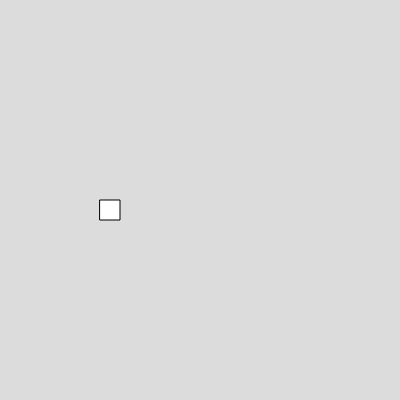
Frame 1 (no input)
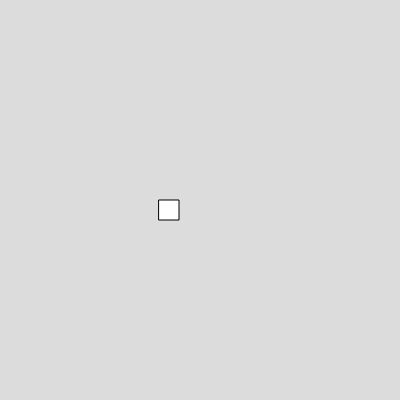
Frame 60 (no input)
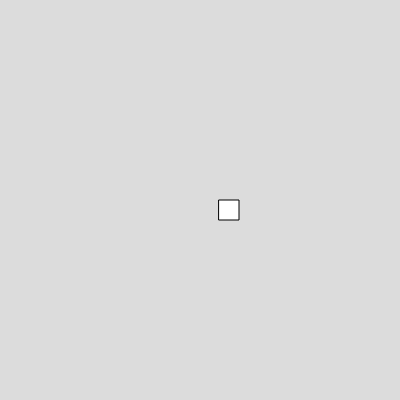
Frame 120 (the mouse pressed at the canvas centre since frame 60)

The p5.js sketch that drew these frames (run headless with seeded random() and noise() and a simulated clock; from frame 60 on, the mouse is pressed at the canvas centre):

// p5.js sketch
// ── sketch.js
var box;

function setup() 
{
  createCanvas(400, 400);
  box = new Box(100,200,20,20,1); // chamando a nossa classe BOX pra detro do Sketch
}

function draw() 
{
  background(220);
  box.show();
  box.move();
}





// ── box.js
class Box
  {
    constructor(x,y,w,h,vx) // função construção posiçao X, posição Y, altura e comprimento (especificações)
    {
      this.x =x; // posição X
      this.y =y; // Posição Y
      this.w =w; // Comprimento
      this.h = h; // altura 
      this.vx = vx; // Velocidade 
      //this.vy = vy; // Velocidade 
    }
    
    show() // mostrar 
    {
      rect(this.x,this.y,this.w,this.h)
    }
    
      move() // mover 
    {
      this.x = this.x+this.vx;
    }
    moveup
  
  }

  
